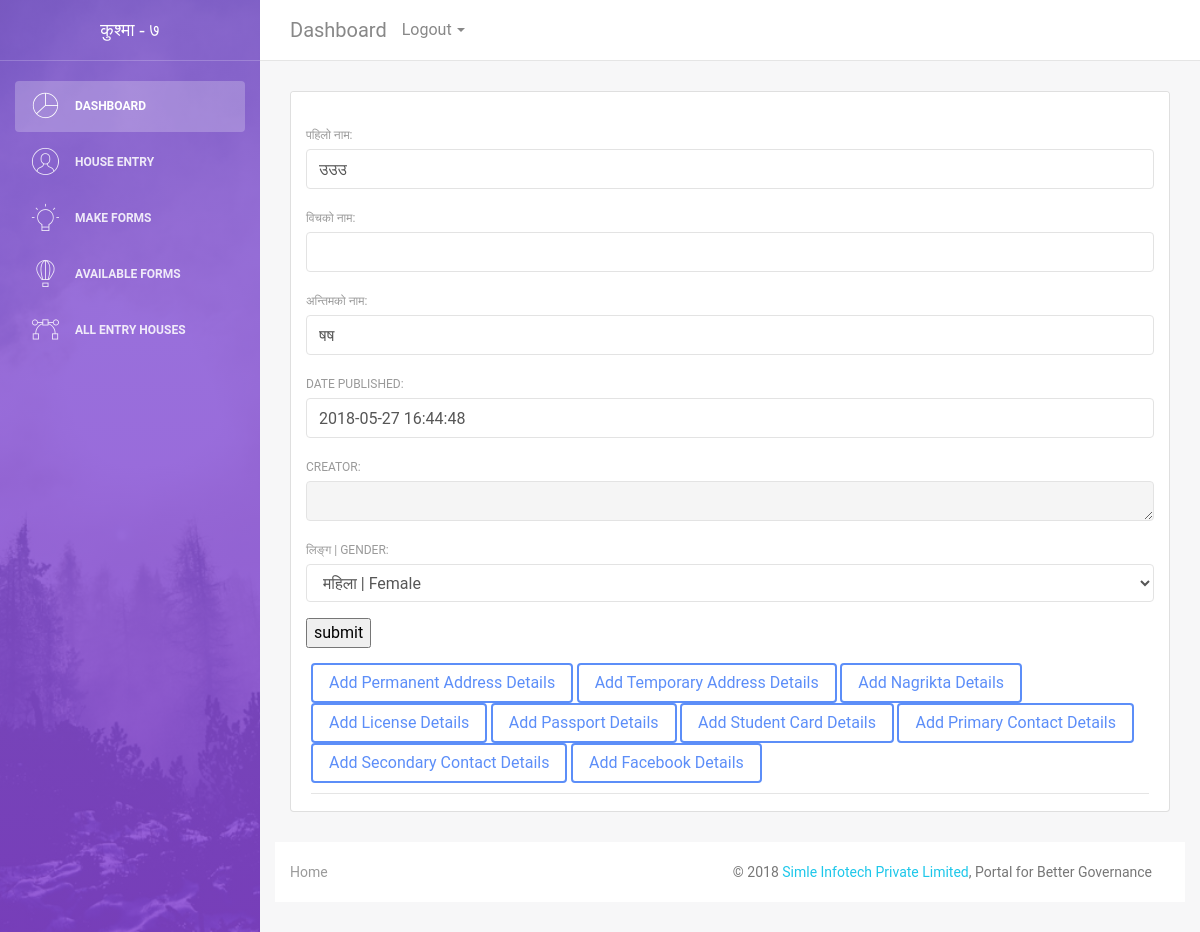
Screenshot of /forms/datamode/99/person/ (signed in) with the database file from the repository.
### personal/submodels/person.py (models this page shows, shortened)
class Personal(models.Model):
    fname = models.CharField('पहिलो नाम',max_length=100)
    mname = models.CharField('विचको नाम',max_length=50, blank=True, null=True)
    lname = models.CharField('अन्तिमको नाम',max_length=100)
    pub_date = models.DateTimeField('Date Published')
    gened = models.CharField('Generated Id', max_length=60, default="23", blank=True, null=True) #Generated IDS
    creator = models.CharField("Creator", max_length=40,default='', blank=True, null = True)
    male_female = (
    (1,'पुरुष । male'), (2,'महिला | Female'), (3, 'तेस्रो लिङ्गि'), (4, 'अन्य'),
    )
    gender = models.IntegerField('लिङ्ग | Gender', choices=male_female, default=1)

### formentry/views.py (the view)
# urls.py: path('datamode/<int:person>/person/', views.entry, name='personid'),
@login_required(login_url='users:login')
def entry(request, person=0,house=None):
    request.session['myurl'] = request.path
    if person!=0:
        my_person = Personal.objects.get(pk = int(person))
        form = PersonalForm(request.POST or None, instance=my_person)
    else:
        form = PersonalForm(request.POST or None)
    if form.is_valid():
        person_saved = form.save()
        return redirect('formentry:people_status', status=1)
    return render(request, 'design/forms.html',{'form':form, 'user':request.user, 'personid':person, 'houseid':house})

### formentry/forms.py
class PersonalForm(ModelForm):
    def __init__(self, *args, **kwargs):
       self.request = kwargs.pop('request', None)
       return super(PersonalForm, self).__init__(*args, **kwargs)
    class Meta:
        model = Personal
        exclude = ['gened']
        fields = '__all__'
        field_classes = {
            'hari':'freaks', 'class':'form-control'
        }
        widgets = {
            'pub_date': DateTimeInput(attrs={'class': 'datetime-input'}),
            'creator' : Textarea(attrs={'disabled':'True'}),
        }

### formentry/templates/design/forms.html (shortened to what this page needs)
{% extends 'design/index.html' %}
{% load widget_tweaks %}
{% block content %}
  <div class="row">
      <div class="col-md-12">
          <div class="card ">
              <div class="card-header ">
              </div>
              <div class="card-body ">
                  <div id="form" >
                    <form action="{% url 'formentry:personid' person=personid %}" method="post">
                      {% for field in form %}
                        <div class="form-group">
                            {{ field.label_tag }}
                            {% if field.name != 'pub_date' %}
                              {{ field |attr:"class:form-control" }}
                            {% else %}
                              {{ field |attr:"class:datetime-input form-control" }}
                            {% endif %}
                        </div>
                    {% endfor %}
                    <input type="submit" value="submit"/>
                  </form>
                  </div>
              </div>
              <div class="card-footer ">
                  <div class="legend">
                    {% if personid %}
                    <a class="btn btn-primary" href="{% url 'formentry:address_entry' id=personid pt=1 %}" role="button">Add Permanent Address Details</a>
                    <a class="btn btn-primary" href="{% url 'formentry:address_entry' id=personid pt=2 %}" role="button">Add Temporary Address Details</a>
                    <a class="btn btn-primary" href="{% url 'formentry:card_details' id=personid card=1 %}" role="button">Add Nagrikta Details</a>
                    <a class="btn btn-primary" href="{% url 'formentry:card_details' id=personid card=2 %}" role="button">Add License Details</a>
                    <a class="btn btn-primary" href="{% url 'formentry:card_details' id=personid card=3 %}" role="button">Add Passport Details</a>
                    <a class="btn btn-primary" href="{% url 'formentry:card_details' id=personid card=4 %}" role="button">Add Student Card Details</a>
                    <a class="btn btn-primary" href="{% url 'formentry:contact_details' id=personid contact=1 %}" role="button">Add Primary Contact Details</a>
                    <a class="btn btn-primary" href="{% url 'formentry:contact_details' id=personid contact=1 %}" role="button">Add Secondary Contact Details</a>
                    <a class="btn btn-primary" href="{% url 'formentry:social_details' id=personid media=1 %}" role="button">Add Facebook Details</a>
                    {% endif %}
                  </div>
                  <hr>
              </div>
            </div>
  </div>
{% endblock %}

### rows the page displays
Personal: fname "उउउ" "षष" "महिला | Female", pub_date "2018-05-27 16:44:48"

### other values shown
{{ field.label_tag }} "पहिलो नाम:" "विचको नाम:" "अन्तिमको नाम:" "DATE PUBLISHED:" "CREATOR:" "लिङ्ग | GENDER:"
